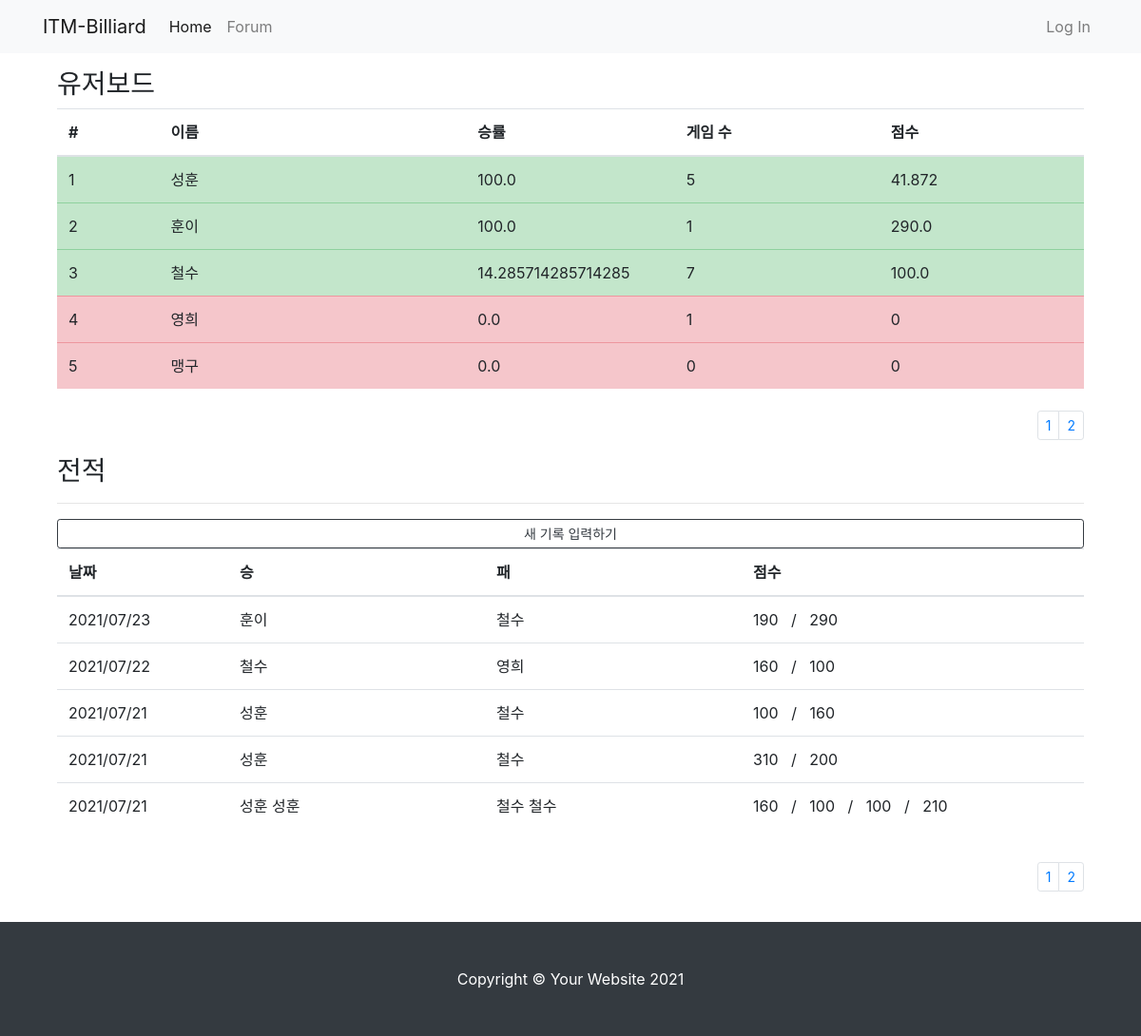
The page / on the database its author committed.
### dashboard/models.py (models this page shows)
class Game(models.Model):
    played_at = models.DateTimeField(auto_now_add=True)
    num_players = models.IntegerField()

class Score(models.Model):
    game = models.ForeignKey(Game, on_delete=models.CASCADE)
    player = models.ForeignKey(User, on_delete=models.CASCADE)
    score = models.IntegerField()
    win = models.BooleanField()
    class Meta:
        ordering=['win','player']

### dashboard/views.py (the view)
# urls.py: path('', views.GameList.as_view()),
class GameList(ListView):
    model = Game
    ordering = '-played_at'
    paginated_by = 10
    def get_context_data(self, **kwargs):
        context = super(GameList, self).get_context_data()
        context['user_list'] = User.objects.filter(is_staff=False)
        rank_list = self.get_rank_list()
        context['rank_list'] = rank_list
        context['n_games'] = Game.objects.all().count
        context['n_rank'] = len(rank_list)
        return context
    def get_rank_list(self):
        rank = list()
        for user in User.objects.filter(is_staff=False).order_by():
            tmp = {}
            tmp['name'] = user.first_name
            nWins = len(Score.objects.filter(player=user,win=True))
            nGames = len(Score.objects.filter(player=user))
            if nGames != 0:
                tmp['win_rate'] = nWins / nGames * 100
            else:
                tmp['win_rate'] = 0.0
            tmp['n_games'] = nGames
            winGames = Score.objects.filter(player=user,win=True)
            avrScore = 0
            if winGames.exists:
                for winGame in winGames:
                    avrScore = avrScore + winGame.score
                    avrScore = avrScore / winGames.count()
            tmp['avr_score'] = avrScore
            if tmp['win_rate'] >= 0.8:
                tmp['best_user'] = True
            if tmp['win_rate'] <= 0.2:
                tmp['worst_user'] = True
            rank.append(tmp)
        sorted_rank = sorted(rank, key=(lambda x: -x['win_rate']))
        return sorted_rank

### dashboard/templates/dashboard/game_list.html (shortened to what this page needs)
{% extends 'forum/base.html' %}
{% load crispy_forms_tags %}
{% block main_area %}
<div class="container">
    <div class="row" style="min-height: 360px;">
        <div class="col">
            <h3 class="">유저보드</h3>
            <table class="table mb-auto" id="user-board">
                <thead>
                    <th class="col-1">#</th>
                    <th class="col-3">이름</th>
                    <th class="col-2">승률</th>
                    <th class="col-2">게임 수</th>
                    <th class="col-2">점수</th>
                </thead>
                {% for rank in rank_list %}
                {% if rank.best_user %}
                <tr class="table-success" id="rank_tr_{{ forloop.counter0 }}">
                    {% elif rank.worst_user %}
                <tr class="table-danger" id="rank_tr_{{ forloop.counter0 }}">
                    {% else %}
                <tr id="rank_tr_{{ forloop.counter0 }}">
                    {% endif %}
                    <td>{{ forloop.counter }}</td>
                    <td>{{ rank.name }}</td>
                    <td>{{ rank.win_rate }}</td>
                    <td>{{ rank.n_games }}</td>
                    <td>{{ rank.avr_score }}</td>
                </tr>
                {% endfor %}
            </table>
        </div>
    </div>
    <div class="row">
        <div class="col-12">
            <div class="float-right" id="rank-pagination"></div>
        </div>
    </div>
    <div class="row">
        <div class="col">
            <h3>전적</h3>
            <hr />
        </div>
    </div>
    <div class="row">
        <div class="col">
            <a role="button" class="btn btn-outline-dark btn-block btn-sm" href="#" data-toggle="modal"
                data-target="#createGameModal">새 기록 입력하기</a>
        </div>
    </div>
    <div class="row" style="min-height: 330px;">
        <div class="col">
            <table class="table mb-4">
                <thead>
                    <tr>
                        <th class="col-2">날짜</th>
                        <th class="col-3">승</th>
                        <th class="col-3">패</th>
                        <th class="col-4">점수</th>
                    </tr>
                </thead>
                <tbody>
                    {% for game in game_list %}
                    <tr id="game_tr_{{ forloop.counter0 }}">
                        <td>{{game.played_at.date | date:'Y/m/d'}}</td>
                        <td>
                            {% for score in game.score_set.iterator %}
                            {% if score.win %}
                            {{score.player.first_name}}
                            {% endif %}
                            {% endfor %}
                        </td>
                        <td>
                            {% for score in game.score_set.iterator %}
                            {% if not score.win %}
                            {{score.player.first_name}}
                            {% endif %}
                            {% endfor %}
                        </td>
                        <td>
                            {% for score in game.score_set.iterator %}
                            {{score.score}}
                            {% if not forloop.last %}
                            &nbsp; / &nbsp;
                            {% endif %}
                            {% endfor %}
                        </td>
                    </tr>
                    {% endfor %}
                </tbody>
            </table>
        </div>
    </div>
</div>
{% endblock %}

### rows shown on the page
Game: played_at "2021/07/23"
Score: player.first_name "훈이", score "290"
Score: player.first_name "철수", score "190"
Game: played_at "2021/07/22"
Score: player.first_name "철수", score "100"
Score: player.first_name "영희", score "160"
Game: played_at "2021/07/21"
Score: player.first_name "성훈", score "160"
Score: player.first_name "철수", score "100"
Game: played_at "2021/07/21"
Score: player.first_name "성훈", score "200"
Score: player.first_name "철수", score "310"
Game: played_at "2021/07/21"
Score: player.first_name "성훈", score "100"
Score: player.first_name "성훈", score "210"
Score: player.first_name "철수", score "160"
Score: player.first_name "철수", score "100"

### other values the page prints
{{ rank.name }} "성훈" "훈이" "철수" "영희" "맹구"
{{ rank.win_rate }} "100.0" "100.0" "14.285714285714285" "0.0" "0.0"
{{ rank.n_games }} "5" "1" "7" "1" "0"
{{ rank.avr_score }} "41.872" "290.0" "100.0" "0" "0"
